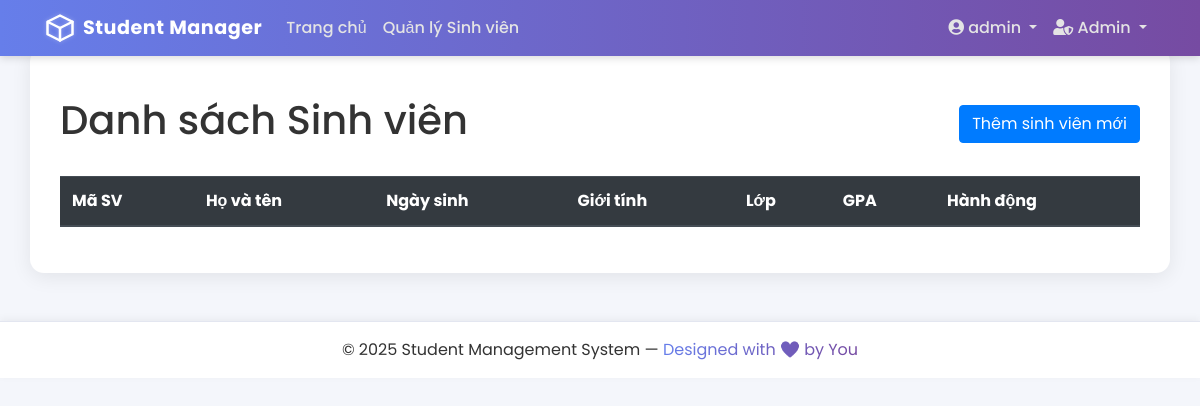
Page /students (signed in) on the earlier database version.
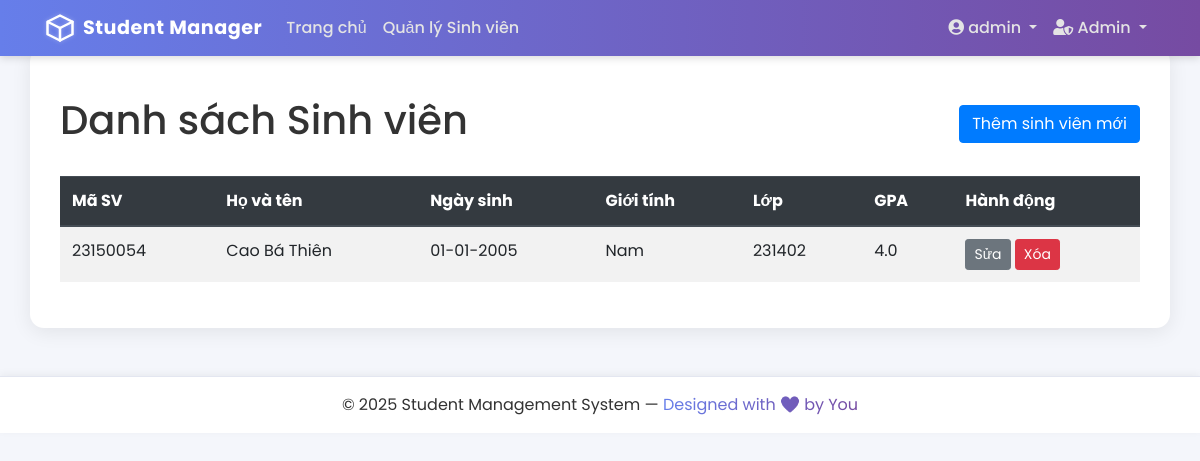
Same page on the later database version.
### app/models/user.py (models this page shows, shortened)
class User(db.Model, UserMixin):
    id = db.Column(db.Integer, primary_key=True)
    username = db.Column(db.String(20), unique=True, nullable=False)
    email = db.Column(db.String(120), unique=True, nullable=False)
    password_hash = db.Column(db.String(60), nullable=False)
    role = db.Column(db.String(20), nullable=False, default='user')
    announcements = db.relationship('Announcement', backref='author', lazy=True)
    feedbacks = db.relationship('Feedback', backref='sender', lazy=True)
    @property
    def password(self):
        raise AttributeError('password is not a readable attribute')

### app/models/student.py (models this page shows, shortened)
class Student(db.Model):
    id = db.Column(db.Integer, primary_key=True)
    student_code = db.Column(db.String(20), unique=True, nullable=False)
    full_name = db.Column(db.String(100), nullable=False)
    date_of_birth = db.Column(db.Date, nullable=False)
    gender = db.Column(db.String(10), nullable=False)
    class_name = db.Column(db.String(50), nullable=False)
    gpa = db.Column(db.Float, nullable=False)

### app/controllers/student_controller.py (the view)
@student_bp.route("/")
@student_bp.route("/students")
@login_required
def list_students():
    students = Student.query.all()
    return render_template('students.html', students=students, title="Danh sách sinh viên")

### app/models/user.py (called while the page is built)
@login_manager.user_loader
def load_user(user_id):
    return User.query.get(int(user_id))

### app/templates/students.html (shortened to what this page needs)
{% extends "base.html" %}
{% block content %}
    <div class="d-flex justify-content-between align-items-center mb-4">
        <h1>Danh sách Sinh viên</h1>
        <a href="{{ url_for('student.add_student') }}" class="btn btn-primary">Thêm sinh viên mới</a>
    </div>
    <div class="table-responsive">
        <table class="table table-striped table-hover">
            <thead class="thead-dark">
                <tr>
                    <th>Mã SV</th>
                    <th>Họ và tên</th>
                    <th>Ngày sinh</th>
                    <th>Giới tính</th>
                    <th>Lớp</th>
                    <th>GPA</th>
                    <th>Hành động</th>
                </tr>
            </thead>
            <tbody>
                {% for student in students %}
                <tr>
                    <td>{{ student.student_code }}</td>
                    <td>{{ student.full_name }}</td>
                    <td>{{ student.date_of_birth.strftime('%d-%m-%Y') }}</td>
                    <td>{{ student.gender }}</td>
                    <td>{{ student.class_name }}</td>
                    <td>{{ student.gpa }}</td>
                    <td>
                        <a href="{{ url_for('student.update_student', student_id=student.id) }}" class="btn btn-secondary btn-sm">Sửa</a>
                        <button type="button" class="btn btn-danger btn-sm" data-toggle="modal" data-target="#deleteModal{{ student.id }}">
                            Xóa
                        </button>
                    </td>
                </tr>
                {% endfor %}
            </tbody>
        </table>
    </div>
{% endblock content %}

### app/templates/base.html (shortened to what this page needs)
<!DOCTYPE html>
<html lang="vi">
<head>
    <link rel="stylesheet" href="https://stackpath.bootstrapcdn.com/bootstrap/4.5.2/css/bootstrap.min.css">
    <link rel="stylesheet" href="https://cdnjs.cloudflare.com/ajax/libs/font-awesome/5.15.3/css/all.min.css">
    <link rel="stylesheet" href="{{ url_for('static', filename='css/style.css') }}">
</head>
<body>
    <header class="site-header">
        <nav class="navbar navbar-expand-lg navbar-dark custom-navbar fixed-top">
            <div class="container">
                <a class="navbar-brand d-flex align-items-center" href="{{ url_for('main.home') }}">
                    <span class="brand-text">Student Manager</span>
                </a>
                <div class="collapse navbar-collapse" id="navbarToggle">
                    <ul class="navbar-nav mr-auto">
                        {% if current_user.is_authenticated %}
                            <li class="nav-item"><a class="nav-link" href="{{ url_for('main.home') }}">Trang chủ</a></li>
                            <li class="nav-item"><a class="nav-link" href="{{ url_for('student.list_students') }}">Quản lý Sinh viên</a></li>
                        {% endif %}
                    </ul>
                    <ul class="navbar-nav ml-auto">
                        {% if current_user.is_authenticated %}
                            <li class="nav-item dropdown">
                                <a class="nav-link dropdown-toggle" href="#" id="accountDropdown" data-toggle="dropdown">
                                    <i class="fas fa-user-circle"></i> {{ current_user.username }}
                                </a>
                            </li>
                            {% if current_user.role == 'admin' %}
                            <li class="nav-item dropdown">
                                <a class="nav-link dropdown-toggle" href="#" id="adminDropdown" data-toggle="dropdown">
                                    <i class="fas fa-user-shield"></i> Admin
                                </a>
                            </li>
                            {% endif %}
                        {% else %}
                            <li class="nav-item"><a class="nav-link" href="{{ url_for('auth.login') }}">Đăng nhập</a></li>
                            <li class="nav-item"><a class="nav-link" href="{{ url_for('auth.register') }}">Đăng ký</a></li>
                        {% endif %}
                    </ul>
                </div>
            </div>
        </nav>
    </header>
    <main class="main-content container mt-5 pt-5">
        {% block content %}{% endblock %}
    </main>
    <footer class="footer py-3 mt-5">
        <div class="container text-center">
            <p class="mb-0">© 2025 Student Management System — <span class="text-gradient">Designed with ❤️ by You</span></p>
        </div>
    </footer>
</body>
</html>

### app/static/css/style.css (style rules this page uses)
body { font-family: 'Poppins', sans-serif; background: #f4f6fb; color: #333; min-height: 100vh; }
.custom-navbar { background: linear-gradient(90deg, #667eea, #764ba2); box-shadow: 0 2px 8px rgba(0,0,0,0.15); transition: 0.3s; }
.custom-navbar .navbar-brand { font-weight: 700; font-size: 1.2rem; letter-spacing: 0.5px; color: #fff !important; }
.custom-navbar .nav-link { color: #e4e4e4 !important; transition: 0.3s; font-weight: 500; }
.logo { filter: drop-shadow(0 0 2px rgba(255,255,255,0.3)); }
.main-content { background: #fff; border-radius: 14px; padding: 30px; box-shadow: 0 4px 20px rgba(0,0,0,0.08); }
.footer { background: #fff; border-top: 1px solid #e3e6f0; box-shadow: 0 -2px 8px rgba(0,0,0,0.05); }
.text-gradient { background: linear-gradient(90deg, #667eea, #764ba2); -webkit-background-clip: text; -webkit-text-fill-color: transparent; }

Differences in the rows shown:
added Student: student_code "23150054", full_name "Cao Bá Thiên", date_of_birth "01-01-2005", gender "Nam", class_name "231402", gpa "4.0"
